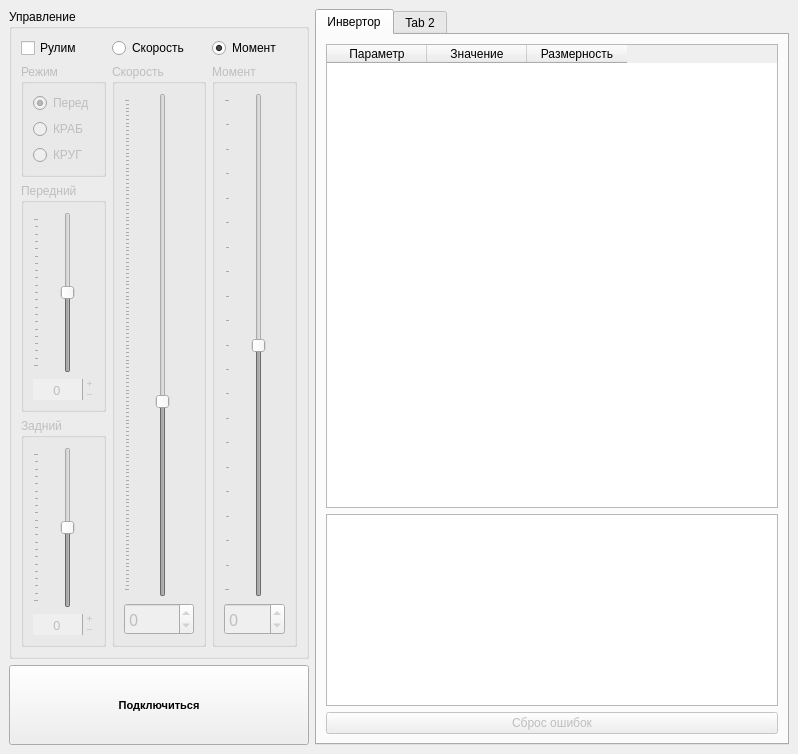
<?xml version="1.0" encoding="UTF-8"?>
<ui version="4.0">
 <class>MainWindow</class>
 <widget class="QMainWindow" name="MainWindow">
  <property name="geometry">
   <rect>
    <x>0</x>
    <y>0</y>
    <width>798</width>
    <height>754</height>
   </rect>
  </property>
  <property name="sizePolicy">
   <sizepolicy hsizetype="Preferred" vsizetype="Preferred">
    <horstretch>2</horstretch>
    <verstretch>0</verstretch>
   </sizepolicy>
  </property>
  <property name="windowTitle">
   <string>Теневая для диностенда</string>
  </property>
  <property name="documentMode">
   <bool>false</bool>
  </property>
  <property name="dockOptions">
   <set>QMainWindow::AnimatedDocks</set>
  </property>
  <widget class="QWidget" name="centralwidget">
   <layout class="QGridLayout" name="gridLayout_2" rowstretch="0,0,2" columnstretch="1,10" rowminimumheight="0,0,1">
    <item row="2" column="0">
     <widget class="QPushButton" name="connect_btn">
      <property name="sizePolicy">
       <sizepolicy hsizetype="Minimum" vsizetype="Minimum">
        <horstretch>0</horstretch>
        <verstretch>0</verstretch>
       </sizepolicy>
      </property>
      <property name="minimumSize">
       <size>
        <width>0</width>
        <height>0</height>
       </size>
      </property>
      <property name="baseSize">
       <size>
        <width>0</width>
        <height>0</height>
       </size>
      </property>
      <property name="font">
       <font>
        <pointsize>8</pointsize>
        <weight>75</weight>
        <bold>true</bold>
       </font>
      </property>
      <property name="text">
       <string>Подключиться</string>
      </property>
     </widget>
    </item>
    <item row="0" column="0" rowspan="2">
     <widget class="QGroupBox" name="groupBox">
      <property name="sizePolicy">
       <sizepolicy hsizetype="Preferred" vsizetype="Maximum">
        <horstretch>0</horstretch>
        <verstretch>0</verstretch>
       </sizepolicy>
      </property>
      <property name="minimumSize">
       <size>
        <width>0</width>
        <height>650</height>
       </size>
      </property>
      <property name="title">
       <string>Управление </string>
      </property>
      <layout class="QGridLayout" name="gridLayout" rowstretch="0,0,0,0" columnstretch="0,0,0,0" columnminimumwidth="0,0,0,0">
       <item row="1" column="0">
        <widget class="QGroupBox" name="steer_mode_box">
         <property name="enabled">
          <bool>false</bool>
         </property>
         <property name="title">
          <string>Режим</string>
         </property>
         <layout class="QVBoxLayout" name="verticalLayout_3">
          <item>
           <widget class="QRadioButton" name="front_mode_rb">
            <property name="text">
             <string>Перед</string>
            </property>
            <property name="checked">
             <bool>true</bool>
            </property>
           </widget>
          </item>
          <item>
           <widget class="QRadioButton" name="crab_mode_rb">
            <property name="text">
             <string>КРАБ</string>
            </property>
           </widget>
          </item>
          <item>
           <widget class="QRadioButton" name="circle_mode_rb">
            <property name="text">
             <string>КРУГ</string>
            </property>
           </widget>
          </item>
         </layout>
        </widget>
       </item>
       <item row="1" column="2" rowspan="3">
        <widget class="QGroupBox" name="speed_box">
         <property name="enabled">
          <bool>false</bool>
         </property>
         <property name="title">
          <string>Скорость</string>
         </property>
         <layout class="QVBoxLayout" name="verticalLayout">
          <item>
           <widget class="QSlider" name="speed_slider">
            <property name="enabled">
             <bool>false</bool>
            </property>
            <property name="sizePolicy">
             <sizepolicy hsizetype="Preferred" vsizetype="Expanding">
              <horstretch>0</horstretch>
              <verstretch>0</verstretch>
             </sizepolicy>
            </property>
            <property name="minimum">
             <number>-5000</number>
            </property>
            <property name="maximum">
             <number>8000</number>
            </property>
            <property name="singleStep">
             <number>100</number>
            </property>
            <property name="pageStep">
             <number>500</number>
            </property>
            <property name="orientation">
             <enum>Qt::Vertical</enum>
            </property>
            <property name="tickPosition">
             <enum>QSlider::TicksAbove</enum>
            </property>
           </widget>
          </item>
          <item>
           <widget class="QSpinBox" name="speed_spinbox">
            <property name="enabled">
             <bool>false</bool>
            </property>
            <property name="font">
             <font>
              <family>Impact</family>
              <pointsize>12</pointsize>
             </font>
            </property>
            <property name="minimum">
             <number>-5000</number>
            </property>
            <property name="maximum">
             <number>8000</number>
            </property>
            <property name="singleStep">
             <number>100</number>
            </property>
           </widget>
          </item>
         </layout>
        </widget>
       </item>
       <item row="1" column="3" rowspan="3">
        <widget class="QGroupBox" name="power_box">
         <property name="enabled">
          <bool>false</bool>
         </property>
         <property name="title">
          <string>Момент</string>
         </property>
         <layout class="QVBoxLayout" name="verticalLayout_2" stretch="0,0">
          <item>
           <widget class="QSlider" name="power_slider">
            <property name="enabled">
             <bool>false</bool>
            </property>
            <property name="sizePolicy">
             <sizepolicy hsizetype="Preferred" vsizetype="Expanding">
              <horstretch>0</horstretch>
              <verstretch>0</verstretch>
             </sizepolicy>
            </property>
            <property name="layoutDirection">
             <enum>Qt::LeftToRight</enum>
            </property>
            <property name="minimum">
             <number>-100</number>
            </property>
            <property name="maximum">
             <number>100</number>
            </property>
            <property name="value">
             <number>0</number>
            </property>
            <property name="orientation">
             <enum>Qt::Vertical</enum>
            </property>
            <property name="tickPosition">
             <enum>QSlider::TicksAbove</enum>
            </property>
           </widget>
          </item>
          <item>
           <widget class="QSpinBox" name="power_spinbox">
            <property name="enabled">
             <bool>false</bool>
            </property>
            <property name="font">
             <font>
              <family>Impact</family>
              <pointsize>12</pointsize>
             </font>
            </property>
            <property name="minimum">
             <number>-100</number>
            </property>
            <property name="maximum">
             <number>100</number>
            </property>
           </widget>
          </item>
         </layout>
        </widget>
       </item>
       <item row="2" column="0">
        <widget class="QGroupBox" name="front_steer_box">
         <property name="enabled">
          <bool>false</bool>
         </property>
         <property name="title">
          <string>Передний</string>
         </property>
         <layout class="QVBoxLayout" name="verticalLayout_4">
          <item>
           <widget class="QSlider" name="front_steer_slider">
            <property name="sizePolicy">
             <sizepolicy hsizetype="Preferred" vsizetype="Expanding">
              <horstretch>0</horstretch>
              <verstretch>0</verstretch>
             </sizepolicy>
            </property>
            <property name="font">
             <font>
              <family>Impact</family>
              <pointsize>10</pointsize>
             </font>
            </property>
            <property name="minimum">
             <number>-1000</number>
            </property>
            <property name="maximum">
             <number>1000</number>
            </property>
            <property name="singleStep">
             <number>10</number>
            </property>
            <property name="pageStep">
             <number>100</number>
            </property>
            <property name="tracking">
             <bool>false</bool>
            </property>
            <property name="orientation">
             <enum>Qt::Vertical</enum>
            </property>
            <property name="tickPosition">
             <enum>QSlider::TicksAbove</enum>
            </property>
           </widget>
          </item>
          <item>
           <widget class="QSpinBox" name="front_steer_spinbox">
            <property name="font">
             <font>
              <family>Impact</family>
              <pointsize>10</pointsize>
             </font>
            </property>
            <property name="frame">
             <bool>false</bool>
            </property>
            <property name="alignment">
             <set>Qt::AlignCenter</set>
            </property>
            <property name="readOnly">
             <bool>false</bool>
            </property>
            <property name="buttonSymbols">
             <enum>QAbstractSpinBox::PlusMinus</enum>
            </property>
            <property name="keyboardTracking">
             <bool>false</bool>
            </property>
            <property name="minimum">
             <number>-1000</number>
            </property>
            <property name="maximum">
             <number>1000</number>
            </property>
            <property name="singleStep">
             <number>10</number>
            </property>
           </widget>
          </item>
         </layout>
        </widget>
       </item>
       <item row="3" column="0">
        <widget class="QGroupBox" name="rear_steer_box">
         <property name="enabled">
          <bool>false</bool>
         </property>
         <property name="title">
          <string>Задний</string>
         </property>
         <layout class="QVBoxLayout" name="verticalLayout_5">
          <item>
           <widget class="QSlider" name="rear_steer_slider">
            <property name="sizePolicy">
             <sizepolicy hsizetype="Preferred" vsizetype="Expanding">
              <horstretch>0</horstretch>
              <verstretch>0</verstretch>
             </sizepolicy>
            </property>
            <property name="minimum">
             <number>-1000</number>
            </property>
            <property name="maximum">
             <number>1000</number>
            </property>
            <property name="singleStep">
             <number>10</number>
            </property>
            <property name="pageStep">
             <number>100</number>
            </property>
            <property name="sliderPosition">
             <number>0</number>
            </property>
            <property name="orientation">
             <enum>Qt::Vertical</enum>
            </property>
            <property name="tickPosition">
             <enum>QSlider::TicksAbove</enum>
            </property>
           </widget>
          </item>
          <item>
           <widget class="QSpinBox" name="rear_steer_spinbox">
            <property name="font">
             <font>
              <family>Impact</family>
              <pointsize>10</pointsize>
             </font>
            </property>
            <property name="wrapping">
             <bool>false</bool>
            </property>
            <property name="frame">
             <bool>false</bool>
            </property>
            <property name="alignment">
             <set>Qt::AlignCenter</set>
            </property>
            <property name="buttonSymbols">
             <enum>QAbstractSpinBox::PlusMinus</enum>
            </property>
            <property name="minimum">
             <number>-1000</number>
            </property>
            <property name="maximum">
             <number>1000</number>
            </property>
            <property name="singleStep">
             <number>10</number>
            </property>
           </widget>
          </item>
         </layout>
        </widget>
       </item>
       <item row="0" column="0">
        <widget class="QCheckBox" name="steer_allow_cb">
         <property name="text">
          <string>Рулим</string>
         </property>
        </widget>
       </item>
       <item row="0" column="2">
        <widget class="QRadioButton" name="speed_rb">
         <property name="text">
          <string>Скорость</string>
         </property>
         <property name="checked">
          <bool>false</bool>
         </property>
         <property name="autoExclusive">
          <bool>true</bool>
         </property>
         <attribute name="buttonGroup">
          <string notr="true">buttonGroup</string>
         </attribute>
        </widget>
       </item>
       <item row="0" column="3">
        <widget class="QRadioButton" name="power_rb">
         <property name="text">
          <string>Момент</string>
         </property>
         <property name="checked">
          <bool>true</bool>
         </property>
         <property name="autoExclusive">
          <bool>true</bool>
         </property>
         <attribute name="buttonGroup">
          <string notr="true">buttonGroup</string>
         </attribute>
        </widget>
       </item>
      </layout>
     </widget>
    </item>
    <item row="0" column="1" rowspan="3">
     <widget class="QTabWidget" name="tabWidget">
      <property name="sizePolicy">
       <sizepolicy hsizetype="Expanding" vsizetype="MinimumExpanding">
        <horstretch>0</horstretch>
        <verstretch>0</verstretch>
       </sizepolicy>
      </property>
      <widget class="QWidget" name="tab">
       <attribute name="title">
        <string>Инвертор</string>
       </attribute>
       <layout class="QVBoxLayout" name="verticalLayout_6" stretch="3,0,0">
        <item>
         <widget class="QTableWidget" name="vmu_param_table">
          <column>
           <property name="text">
            <string>Параметр</string>
           </property>
          </column>
          <column>
           <property name="text">
            <string>Значение</string>
           </property>
          </column>
          <column>
           <property name="text">
            <string>Размерность</string>
           </property>
          </column>
         </widget>
        </item>
        <item>
         <widget class="QTextBrowser" name="errors_browser"/>
        </item>
        <item>
         <widget class="QPushButton" name="reset_faults">
          <property name="enabled">
           <bool>false</bool>
          </property>
          <property name="text">
           <string>Сброс ошибок</string>
          </property>
         </widget>
        </item>
       </layout>
      </widget>
      <widget class="QWidget" name="tab_2">
       <attribute name="title">
        <string>Tab 2</string>
       </attribute>
      </widget>
     </widget>
    </item>
   </layout>
  </widget>
 </widget>
 <resources/>
 <connections/>
 <buttongroups>
  <buttongroup name="buttonGroup"/>
 </buttongroups>
</ui>
